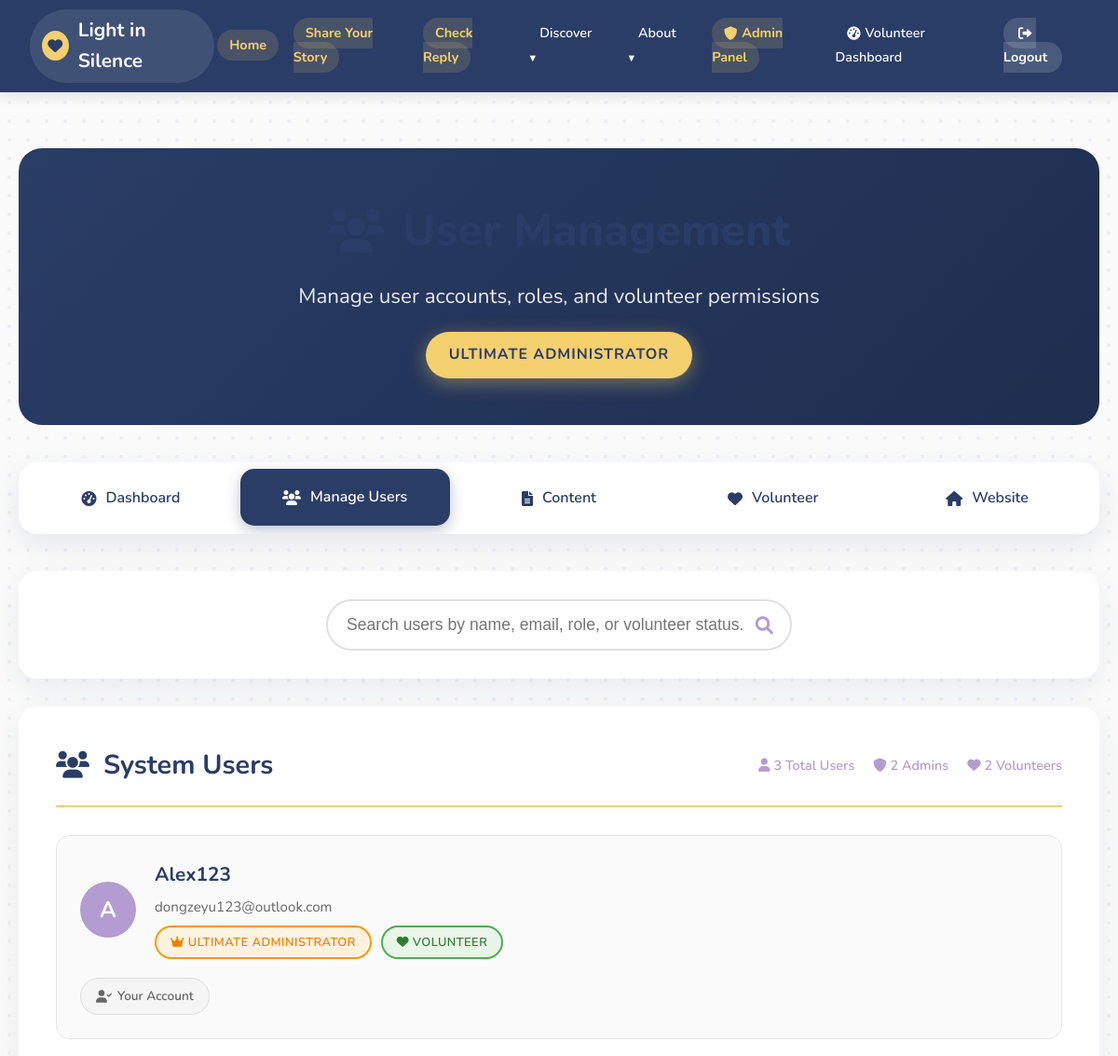
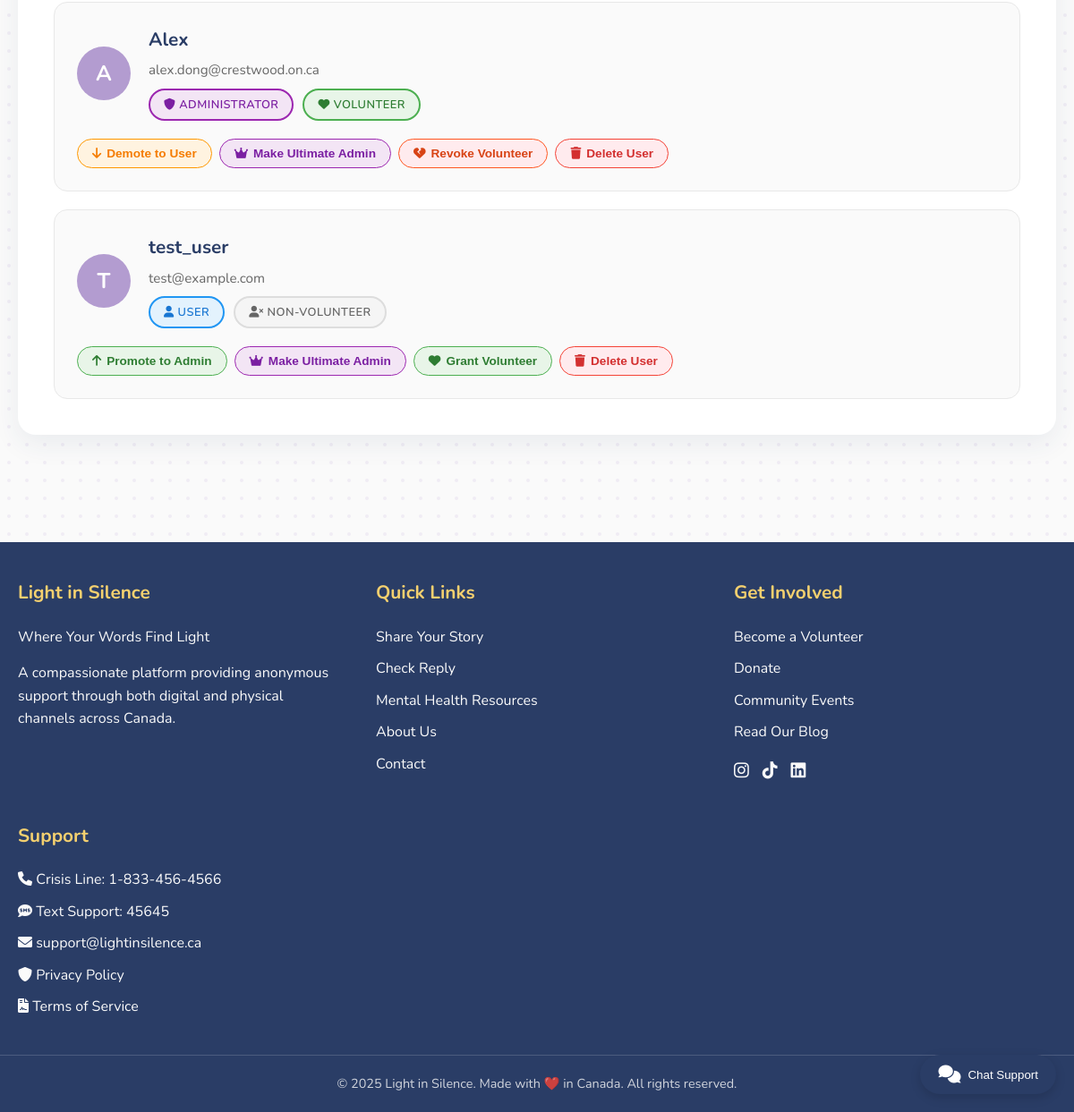
Page /admin/users (signed in) on the committed database (2 pictures, top to bottom).
### NPO-SCA/models.py (models this page shows, shortened)
class User(UserMixin, db.Model):
    id = db.Column(db.Integer, primary_key=True)
    username = db.Column(db.String(64), unique=True)
    email = db.Column(db.String(120), unique=True)
    password_hash = db.Column(db.String(128))
    role = db.Column(db.Enum(UserRole), default=UserRole.USER, nullable=False)
    is_volunteer = db.Column(db.Boolean, default=False)
    is_admin = db.Column(db.Boolean, default=False)
    created_at = db.Column(db.DateTime, default=datetime.utcnow)
    letters_responded = db.relationship('Letter', backref='responder', lazy='dynamic')
    posts = db.relationship('Post', backref='author', lazy='dynamic')
    def has_admin_access(self):
        return self.role in [UserRole.ADMIN, UserRole.ULTIMATE_ADMIN]
    def can_manage_users(self):
        return self.role == UserRole.ULTIMATE_ADMIN
    def get_role_display(self):
        role_names = {
            UserRole.USER: "User",
            UserRole.ADMIN: "Administrator",
            UserRole.ULTIMATE_ADMIN: "Ultimate Administrator"
        }
        return role_names.get(self.role, "Unknown")

### NPO-SCA/app.py (the view)
    @app.route('/admin/users')
    @ultimate_admin_required
    def admin_users():
        users = User.query.order_by(User.created_at.desc()).all()
        return render_template('admin/users.html', users=users, UserRole=UserRole)

### NPO-SCA/templates/admin/users.html (shortened to what this page needs)
{% extends "base.html" %}
{% block content %}
<div style="max-width: 1400px; margin: 0 auto; padding: 20px;">
    <div style="background: linear-gradient(135deg, var(--deep-indigo), var(--dark-indigo)); border-radius: 25px; padding: 50px 40px; margin-bottom: 40px; text-align: center; color: white;">
        <h1 style="font-size: 3rem; margin-bottom: 15px; font-weight: 800; display: flex; align-items: center; justify-content: center; gap: 20px;">
            <i class="fas fa-users"></i>
        </h1>
        <p style="font-size: 1.4rem; opacity: 0.9; margin-bottom: 20px;">Manage user accounts, roles, and volunteer permissions</p>
        <span style="display: inline-block; padding: 12px 25px; background: var(--soft-yellow); color: var(--deep-indigo); border-radius: 50px; font-weight: 700; font-size: 1rem; text-transform: uppercase; letter-spacing: 1px; box-shadow: 0 5px 20px rgba(244, 208, 111, 0.4);">{{ current_user.get_role_display() }}</span>
    </div>
    <div style="display: flex; background: white; border-radius: 20px; padding: 8px; margin-bottom: 40px; box-shadow: 0 10px 30px rgba(42, 61, 102, 0.1); overflow-x: auto; gap: 5px; flex-wrap: wrap;">
        <a href="{{ url_for('admin_dashboard') }}" class="nav-tab" style="flex: 1; padding: 18px 25px; background: transparent; border: none; border-radius: 15px; color: var(--deep-indigo); font-weight: 600; font-size: 1rem; transition: all 0.3s ease; display: flex; align-items: center; justify-content: center; gap: 10px; text-decoration: none; min-width: 160px;">
            <i class="fas fa-tachometer-alt"></i>
            <span>Dashboard</span>
        </a>
        <a href="{{ url_for('admin_users') }}" class="nav-tab active" style="flex: 1; padding: 18px 25px; background: var(--deep-indigo); border: none; border-radius: 15px; color: white; font-weight: 600; font-size: 1rem; transition: all 0.3s ease; display: flex; align-items: center; justify-content: center; gap: 10px; text-decoration: none; min-width: 160px; box-shadow: 0 5px 15px rgba(42, 61, 102, 0.3);">
            <i class="fas fa-users"></i>
            <span>Manage Users</span>
        </a>
        <a href="{{ url_for('admin_content') }}" class="nav-tab" style="flex: 1; padding: 18px 25px; background: transparent; border: none; border-radius: 15px; color: var(--deep-indigo); font-weight: 600; font-size: 1rem; transition: all 0.3s ease; display: flex; align-items: center; justify-content: center; gap: 10px; text-decoration: none; min-width: 160px;">
            <i class="fas fa-file-alt"></i>
            <span>Content</span>
        </a>
        <a href="{{ url_for('volunteer_dashboard') }}" class="nav-tab" style="flex: 1; padding: 18px 25px; background: transparent; border: none; border-radius: 15px; color: var(--deep-indigo); font-weight: 600; font-size: 1rem; transition: all 0.3s ease; display: flex; align-items: center; justify-content: center; gap: 10px; text-decoration: none; min-width: 160px;">
            <i class="fas fa-heart"></i>
            <span>Volunteer</span>
        </a>
        <a href="{{ url_for('index') }}" class="nav-tab" style="flex: 1; padding: 18px 25px; background: transparent; border: none; border-radius: 15px; color: var(--deep-indigo); font-weight: 600; font-size: 1rem; transition: all 0.3s ease; display: flex; align-items: center; justify-content: center; gap: 10px; text-decoration: none; min-width: 160px;">
            <i class="fas fa-home"></i>
            <span>Website</span>
        </a>
    </div>
    <div style="background: white; border-radius: 20px; padding: 30px; margin-bottom: 30px; box-shadow: 0 10px 30px rgba(42, 61, 102, 0.08);">
        <div style="position: relative; max-width: 500px; margin: 0 auto;">
            <input type="text" id="userSearch" placeholder="Search users by name, email, role, or volunteer status..."
                   style="width: 100%; padding: 15px 50px 15px 20px; border: 2px solid #e0e0e0; border-radius: 50px; font-size: 1.1rem; transition: all 0.3s ease; outline: none;">
            <i class="fas fa-search" style="position: absolute; right: 20px; top: 50%; transform: translateY(-50%); color: var(--gentle-lavender); font-size: 1.2rem;"></i>
        </div>
    </div>
    <div style="background: white; border-radius: 20px; padding: 40px; box-shadow: 0 10px 30px rgba(42, 61, 102, 0.08);">
        <div style="display: flex; justify-content: space-between; align-items: center; margin-bottom: 30px; padding-bottom: 20px; border-bottom: 2px solid var(--soft-yellow);">
            <div style="font-size: 1.8rem; font-weight: 700; color: var(--deep-indigo); display: flex; align-items: center; gap: 15px;">
                <i class="fas fa-users"></i>
                System Users
            </div>
            <div style="display: flex; gap: 20px; font-size: 0.9rem; color: var(--gentle-lavender); font-weight: 600; flex-wrap: wrap;">
                <span><i class="fas fa-user"></i> {{ users|length }} Total Users</span>
                <span><i class="fas fa-shield-alt"></i>
                {% set admin_count = users|selectattr('role', 'equalto', UserRole.ADMIN)|list|length %}
                {% set ultimate_count = users|selectattr('role', 'equalto', UserRole.ULTIMATE_ADMIN)|list|length %}
                {{ admin_count + ultimate_count }} Admins</span>
                <span><i class="fas fa-heart"></i>
                {% set volunteer_count = users|selectattr('is_volunteer', 'equalto', true)|list|length %}
                {{ volunteer_count }} Volunteers</span>
            </div>
        </div>
        {% if users %}
        <div id="usersGrid" style="display: grid; gap: 20px;">
            {% for user in users %}
            <div class="user-card" data-user-search="{{ user.username|lower }} {{ user.email|lower }} {{ user.get_role_display()|lower }} {% if user.is_volunteer %}volunteer{% else %}non-volunteer{% endif %}"
                 style="background: #fafafa; border-radius: 15px; padding: 25px; transition: all 0.3s ease; border: 1px solid #e8e8e8;">
                <div style="display: flex; align-items: center; gap: 20px; margin-bottom: 20px;">
                    <div style="width: 60px; height: 60px; border-radius: 50%; background: var(--gentle-lavender); display: flex; align-items: center; justify-content: center; color: white; font-size: 1.5rem; font-weight: 700; text-transform: uppercase;">
                        {{ user.username[0] if user.username else 'U' }}
                    </div>
                    <div style="flex: 1;">
                        <h4 style="font-size: 1.3rem; font-weight: 700; color: var(--deep-indigo); margin-bottom: 5px;">{{ user.username }}</h4>
                        <div style="color: #666; font-size: 0.95rem; margin-bottom: 8px;">{{ user.email }}</div>
                        <div style="display: flex; gap: 10px; flex-wrap: wrap; align-items: center;">
                            <span style="display: inline-block; padding: 6px 15px; border-radius: 20px; font-size: 0.8rem; font-weight: 600; text-transform: uppercase; letter-spacing: 0.5px; {% if user.role == UserRole.ULTIMATE_ADMIN %}background: #fff3e0; color: #f57c00; border: 2px solid #ff9800;{% elif user.role == UserRole.ADMIN %}background: #f3e5f5; color: #7b1fa2; border: 2px solid #9c27b0;{% else %}background: #e3f2fd; color: #1976d2; border: 2px solid #2196f3;{% endif %}">
                                <i class="fas {% if user.role == UserRole.ULTIMATE_ADMIN %}fa-crown{% elif user.role == UserRole.ADMIN %}fa-shield-alt{% else %}fa-user{% endif %}"></i>
                                {{ user.get_role_display() }}
                            </span>
                            {% if user.is_volunteer %}
                                <span style="display: inline-block; padding: 6px 15px; border-radius: 20px; font-size: 0.8rem; font-weight: 600; text-transform: uppercase; letter-spacing: 0.5px; background: #e8f5e8; color: #2e7d32; border: 2px solid #4caf50;">
                                    <i class="fas fa-heart"></i>
                                    Volunteer
                                </span>
                            {% else %}
                                <span style="display: inline-block; padding: 6px 15px; border-radius: 20px; font-size: 0.8rem; font-weight: 600; text-transform: uppercase; letter-spacing: 0.5px; background: #f5f5f5; color: #666; border: 2px solid #ddd;">
                                    <i class="fas fa-user-times"></i>
                                    Non-Volunteer
                                </span>
                            {% endif %}
                        </div>
                    </div>
                </div>
                <div style="display: flex; gap: 8px; flex-wrap: wrap;">
                    {% if user.id == current_user.id %}
                        <span style="padding: 8px 16px; border: 1px solid #ddd; border-radius: 20px; font-size: 0.85rem; font-weight: 600; cursor: not-allowed; display: inline-flex; align-items: center; gap: 6px; background: #f5f5f5; color: #666;">
                            <i class="fas fa-user-check"></i>
                            Your Account
                        </span>
                    {% elif user.role == UserRole.ULTIMATE_ADMIN and user.id != current_user.id %}
                        <span style="padding: 8px 16px; border: 1px solid #ddd; border-radius: 20px; font-size: 0.85rem; font-weight: 600; cursor: not-allowed; display: inline-flex; align-items: center; gap: 6px; background: #f5f5f5; color: #666;">
                            <i class="fas fa-shield-alt"></i>
                            Protected Account
                        </span>
                    {% else %}
                        {% if user.role == UserRole.USER %}
                            <form method="POST" action="{{ url_for('promote_user', user_id=user.id) }}" style="display: inline;">
                                <button type="submit" style="padding: 8px 16px; border: 1px solid #4caf50; border-radius: 20px; font-size: 0.85rem; font-weight: 600; cursor: pointer; transition: all 0.3s ease; display: inline-flex; align-items: center; gap: 6px; background: #e8f5e8; color: #2e7d32;">
                                    <i class="fas fa-arrow-up"></i>
                                    Promote to Admin
                                </button>
                            </form>
                            <form method="POST" action="{{ url_for('make_ultimate_admin', user_id=user.id) }}" style="display: inline;">
                                <button type="submit" style="padding: 8px 16px; border: 1px solid #9c27b0; border-radius: 20px; font-size: 0.85rem; font-weight: 600; cursor: pointer; transition: all 0.3s ease; display: inline-flex; align-items: center; gap: 6px; background: #f3e5f5; color: #7b1fa2;">
                                    <i class="fas fa-crown"></i>
                                    Make Ultimate Admin
                                </button>
                            </form>
                        {% elif user.role == UserRole.ADMIN %}
                            <form method="POST" action="{{ url_for('demote_user', user_id=user.id) }}" style="display: inline;">
                                <button type="submit" style="padding: 8px 16px; border: 1px solid #ff9800; border-radius: 20px; font-size: 0.85rem; font-weight: 600; cursor: pointer; transition: all 0.3s ease; display: inline-flex; align-items: center; gap: 6px; background: #fff3e0; color: #f57c00;">
                                    <i class="fas fa-arrow-down"></i>
                                    Demote to User
                                </button>
                            </form>
                            <form method="POST" action="{{ url_for('make_ultimate_admin', user_id=user.id) }}" style="display: inline;">
                                <button type="submit" style="padding: 8px 16px; border: 1px solid #9c27b0; border-radius: 20px; font-size: 0.85rem; font-weight: 600; cursor: pointer; transition: all 0.3s ease; display: inline-flex; align-items: center; gap: 6px; background: #f3e5f5; color: #7b1fa2;">
                                    <i class="fas fa-crown"></i>
                                    Make Ultimate Admin
                                </button>
                            </form>
                        {% endif %}
                        {% if user.is_volunteer %}
                            <form method="POST" action="{{ url_for('revoke_volunteer', user_id=user.id) }}" style="display: inline;">
                                <button type="submit" style="padding: 8px 16px; border: 1px solid #ff5722; border-radius: 20px; font-size: 0.85rem; font-weight: 600; cursor: pointer; transition: all 0.3s ease; display: inline-flex; align-items: center; gap: 6px; background: #ffebee; color: #d84315;">
                                    <i class="fas fa-heart-broken"></i>
                                    Revoke Volunteer
                                </button>
                            </form>
                        {% else %}
                            <form method="POST" action="{{ url_for('grant_volunteer', user_id=user.id) }}" style="display: inline;">
                                <button type="submit" style="padding: 8px 16px; border: 1px solid #4caf50; border-radius: 20px; font-size: 0.85rem; font-weight: 600; cursor: pointer; transition: all 0.3s ease; display: inline-flex; align-items: center; gap: 6px; background: #e8f5e8; color: #2e7d32;">
                                    <i class="fas fa-heart"></i>
                                    Grant Volunteer
                                </button>
                            </form>
                        {% endif %}
                        <button type="button" onclick="confirmDeleteUser('{{ user.id }}', '{{ user.username }}')"
                                style="padding: 8px 16px; border: 1px solid #f44336; border-radius: 20px; font-size: 0.85rem; font-weight: 600; cursor: pointer; transition: all 0.3s ease; display: inline-flex; align-items: center; gap: 6px; background: #ffebee; color: #d32f2f;">
                            <i class="fas fa-trash"></i>
                            Delete User
                        </button>
                    {% endif %}
                </div>
            </div>
            {% endfor %}
        </div>
        {% else %}
        <div style="text-align: center; padding: 60px 20px; color: var(--gentle-lavender);">
            <i class="fas fa-users" style="font-size: 4rem; margin-bottom: 20px; opacity: 0.5;"></i>
            <h3>No Users Found</h3>
            <p>There are currently no users in the system.</p>
        </div>
        {% endif %}
    </div>
</div>
{% endblock %}

### rows in the picture
User: role "ULTIMATE ADMINISTRATOR", username "A", username "Alex123", email "dongzeyu123@outlook.com", is_volunteer True (drawn), shows "Your Account"
User: username "A", username "Alex", email "alex.dong@crestwood.on.ca", role "ADMINISTRATOR", is_volunteer True (drawn)
User: username "T", username "test_user", email "test@example.com", role "USER", is_volunteer False (drawn)

### other values in the picture
{{ users|length }} "3"
{{ admin_count + ultimate_count }} "2"
{{ volunteer_count }} "2"
